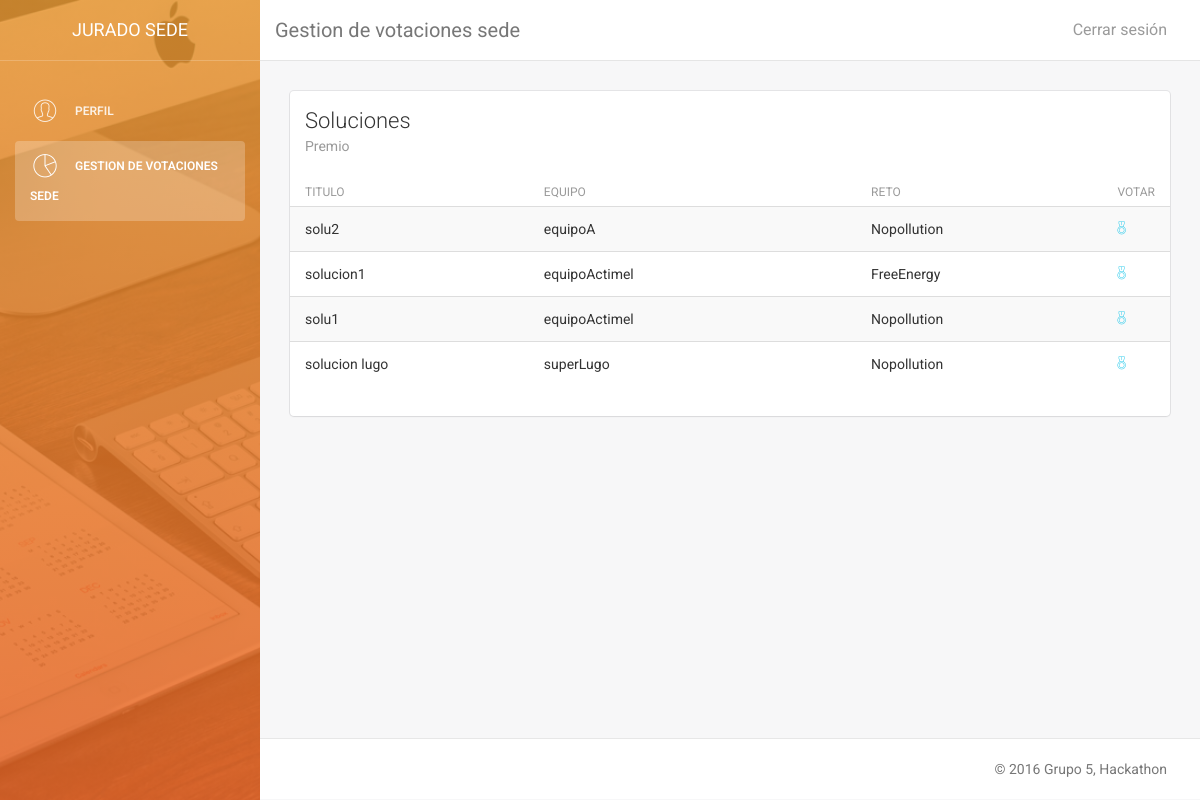
/vistas/jurado_sede/js_soluciones.php (signed in), run on the app's committed database.
### tables this page shows
CREATE TABLE IF NOT EXISTS Solucion (
  `EsPropuesta` TINYINT(1) NOT NULL DEFAULT 0,
  `Equipo_idEquipo` VARCHAR(50) NOT NULL,
  `Reto_idReto` VARCHAR(50) NOT NULL,
  `Titulo` VARCHAR(50) NOT NULL,
  `Descripcion` VARCHAR(45),
  `Video` VARCHAR(100),
  `Documento` VARCHAR(100),
  `Repositorio` VARCHAR(100),
  `Fecha` DATE NOT NULL,
   PRIMARY KEY (`EsPropuesta`, `Equipo_idEquipo`, `Reto_idReto`),
  CONSTRAINT `fk_Solucion_Equipo`
    FOREIGN KEY (`Equipo_idEquipo`)
    REFERENCES Equipo(`idEquipo`)
    ON DELETE CASCADE
    ON UPDATE CASCADE,
  CONSTRAINT `fk_Solucion_Reto`
    FOREIGN KEY (`Reto_idReto`)
    REFERENCES Reto(`idReto`)
    ON DELETE CASCADE
    ON UPDATE CASCADE);

### modelo/esp.php (called while the page is built, shortened)
<?php
$idioma["aceptar"] = "Aceptar";
$idioma["cancelar"] = "Cancelar";
$idioma["editar"] = "Editar";
$idioma["eliminar"] = "Eliminar";
$idioma["volver"] = "Volver";
$idioma["crear"] = "Crear";
$idioma["modificar"] = "Modificar";
$idioma["cerrar"] = "Cerrar sesión";
$idioma["si"] = "SI";
$idioma["no"] = "NO";
$idioma["ver"] = "Ver";
$idioma["add"] = "Añadir";
$idioma['perfil'] = "Perfil";
$idioma['editar_perfil'] = "Editar perfil";
$idioma['eliminar_perfil'] = "Eliminar mi cuenta";
$idioma['rol'] = "Rol";
$idioma['idioma'] = "Idioma";
$idioma['nueva_pass'] = "Nueva contraseña";
$idioma["login_introduccion"] = "Bienvenido a la pagina del Hackaton.";
$idioma["login_introduccion2"] = "El mayor evento de retos del mundo";
$idioma["login_logueate"] = "Logueate en nuestro sitio";
$idioma["login_introduzca"] = "Introduzca su usario y contraseña para entrar:";
$idioma["login_usuario"] = "Usuario";
$idioma["login_pass"] = "Contraseña";
$idioma["login_aceptar"] = "Entra!";
$idioma["login_registrar"] = "Regístrate";
$idioma["login_or"] = "o si no...";
$idioma["login_visita"] = "Mira los retos";
$idioma["login_retos"] = "Retos";
$idioma['login_frase_retos'] = "Haz click en los retos para ver su descripcion";
$idioma['volver_login'] = "Volver al login";
$idioma['crear_reto'] = "¡Crea un reto!";
$idioma["registro_introduccion"] = "Bienvenido a la pagina del Hackaton.";
$idioma["registro_introduccion2"] = "El mayor evento de retos del mundo";
$idioma["registro_registrate"] = "Regístrate en nuestro sitio";
$idioma["registro_introduzca"] = "Rellena los campos para regístrarte:";
$idioma["registro_usuario"] = "Usuario";
$idioma["registro_sede"] = "Sede";
$idioma["registro_nombre"] = "Nombre";
$idioma["registro_pass"] = "Contraseña";
$idioma["registro_email"] = "Correo";
$idioma["registro_equipo"] = "Equipo";
$idioma["registro_aceptar"] = "Regístrate";
$idioma["registro_volver"] = "Volver";
$idioma["reto_introduce"] = "Completa los siguientes campos";
$idioma["gestion_retos"] = "Gestión de retos";
$idioma["retoSi"] = "Retos aceptados";
$idioma["retoNo"] = "Retos no aceptados";
$idioma["reto_nombre"] = "Nombre del reto";
$idioma["reto_descripcion"] = "Descripción";
$idioma["reto_aceptado"] = "Aceptado";
$idioma["reto_crear"] = "Crear reto";
$idioma["reto_modificar"] = "Modificar reto";
$idioma['retos'] = "Retos";
$idioma['reto_eliminar'] = "Eliminar reto";
$idioma["gestion_sedes"] = "Gestion de sedes";
$idioma["nueva_sede"] = "Nueva Sede";
$idioma["id_Sede"] = "Introduzca Ubicación";
$idioma["nombre_sede"] = "Nombre de sede";
$idioma["eliminar_sede"] = "Eliminar sede";
?>

### modelo/model_solucion.php (called while the page is built, shortened)
<?php
include_once 'connect_DB.php';
class Solucion {
    public function listar($esP){
        $db = new Database();
        $sqlSol = $db->consulta('SELECT * FROM Solucion WHERE EsPropuesta = \''.$esP.'\'');
        $arraySol = array();
        while ($row = mysqli_fetch_assoc($sqlSol)) {
            $arraySol[] = $row;
        }
        return $arraySol;
    }
}
?>

### modelo/connect_DB.php (called while the page is built, shortened)
<?php
class Database {
    var $conexion;
    public function __construct($host="localhost",$user="admin_hackaton",
                                $pass="iu", $db="et1_hackaton"){
        $this->conexion = mysqli_connect($host, $user, $pass, $db);
    }
    public function consulta($sentencia){
        return mysqli_query($this->conexion,$sentencia);
    }
}
?>

### vistas/jurado_sede/js_soluciones.php (the view, shortened to what this page needs)
<!doctype html>
<html lang="en">
    <?php
    include_once '../../modelo/model_solucion.php';
    $s = new Solucion();
    $soluciones = $s->listar(false);
    $premio = $_GET['premio'];
    ?>
    <body>
        <div class="wrapper">
            <?php include_once '../Sidebars/js_sidebar.php'; js_sidebar('', 'class="active"');?>
            <div class="main-panel">
                <nav class="navbar navbar-default navbar-fixed">
                    <div class="container-fluid">
                        <div class="navbar-header">
                            <a class="navbar-brand" href="#"><?php echo $idioma['gestion_votos_sede'];?></a>
                        </div>
                        <div class="collapse navbar-collapse">
                            <ul class="nav navbar-nav navbar-right">
                                <li>
                                    <a href="../../controladores/ctrl_log_out.php">
                                        <?php echo $idioma["cerrar"]; ?>
                                    </a>
                                </li>
                            </ul>
                        </div>
                    </div>
                </nav>
                <div class="content">
                    <div class="container-fluid">
                        <div class="card">
                            <div class="header">
                                <h4 class="title"><?php echo $idioma['soluciones'];?></h4>
                                <p class="category"><?php echo $idioma['premio']?> <?php echo $premio; ?></p>
                            </div>
                            <div class="content table-responsive table-full-width">
                                <table class="table table-hover table-striped">
                                    <thead>
                                        <th><?php echo $idioma["titulo"]; ?></th>
                                        <th><?php echo $idioma["equipo"]; ?></th>
                                        <th><?php echo $idioma["reto"]; ?></th>
                                        <th><?php echo $idioma["votar"]; ?></th>
                                    </thead>
                                    <tbody>
                                        <?php $count = 0;
                                        foreach ($soluciones as $s){ ?>
                                        <tr>
                                            <td width='30%'><?php echo $s['Titulo'];?></td>
                                            <td width='40%'><?php echo $s['Equipo_idEquipo'];?></td>
                                            <td width='40%'><?php echo $s['Reto_idReto'];?></td>
                                            <td width='10%'><a href="js_votar_sol.php?premio=<?php echo $premio;?>&reto=<?php echo $s['Reto_idReto'];?>&equipo=<?php echo $s['Equipo_idEquipo'];?>"><i class="pe-7s-medal"></i></a></td>
                                        </tr>
                                        <?php }?>
                                    </tbody>
                                </table>
                            </div>
                        </div>
                    </div>
                </div>
                <footer class="footer">
                    <div class="container-fluid">
                        <p class="copyright pull-right"> &copy; 2016 Grupo 5, Hackathon</p>
                    </div>
                </footer>
            </div>
        </div>
    </body>
</html>

### data on the page
solucion: Titulo "solu2", Equipo_idEquipo "equipoA", Reto_idReto "Nopollution"
solucion: Titulo "solucion1", Equipo_idEquipo "equipoActimel", Reto_idReto "FreeEnergy"
solucion: Titulo "solu1", Equipo_idEquipo "equipoActimel", Reto_idReto "Nopollution"
solucion: Titulo "solucion lugo", Equipo_idEquipo "superLugo", Reto_idReto "Nopollution"

### other printed values
$idioma['jurado_sede'] "JURADO SEDE"
$idioma['perfil'] "PERFIL"
$idioma['gestion_votos_sede'] "GESTION DE VOTACIONES SEDE"
$idioma['gestion_votos_sede'] "Gestion de votaciones sede"
$idioma["cerrar"] "Cerrar sesión"
$idioma['soluciones'] "Soluciones"
$idioma['premio'] "Premio"
$idioma["titulo"] "TITULO"
$idioma["equipo"] "EQUIPO"
$idioma["reto"] "RETO"
$idioma["votar"] "VOTAR"
